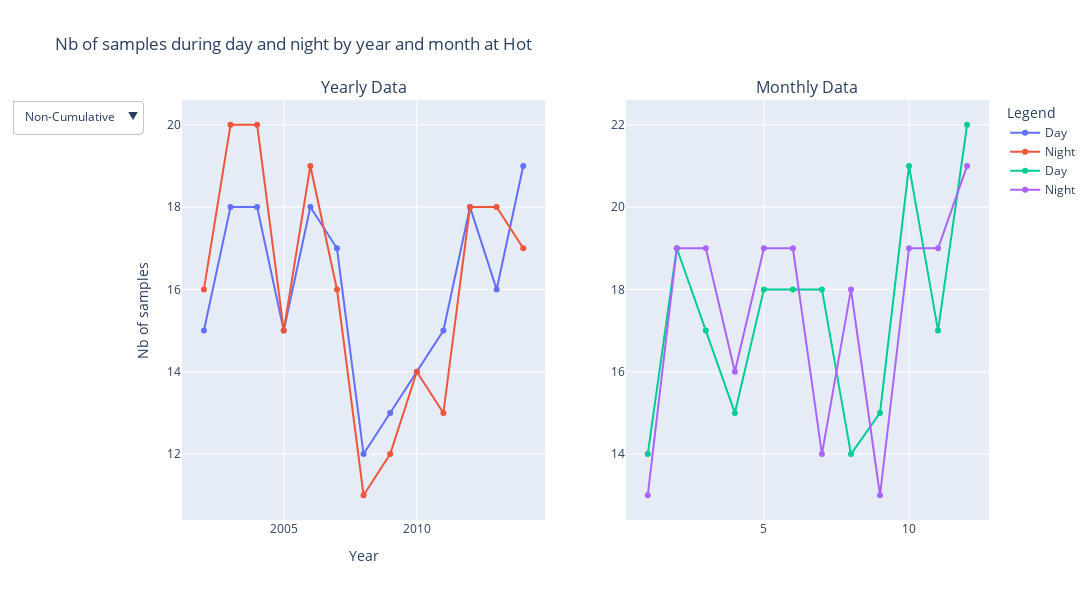

This figure's notebook cell:
### Markdown cell above
## Number of samples

### Code cell
# Calculer les comptes mensuels
day_counts_month = data.groupby("time.month").count().day[:, 0, 0, 0]
night_counts_month = data.groupby("time.month").count().night[:, 0, 0, 0]

day_counts_month_cumsum = day_counts_month.cumsum()
night_counts_month_cumsum = night_counts_month.cumsum()

# Calculer les comptes annuels
day_counts_year = data.groupby("time.year").count().day[:, 0, 0, 0]
night_counts_year = data.groupby("time.year").count().night[:, 0, 0, 0]

day_counts_year_cumsum = day_counts_year.cumsum()
night_counts_year_cumsum = night_counts_year.cumsum()

# Créer la figure avec des subplots
fig = make_subplots(rows=1, cols=2, subplot_titles=("Yearly Data", "Monthly Data"))

# Ajouter les traces pour les données annuelles
fig.add_trace(go.Scatter(x=day_counts_year["year"], y=day_counts_year, mode="lines+markers", name="Day"), row=1, col=1)
fig.add_trace(
    go.Scatter(x=night_counts_year["year"], y=night_counts_year, mode="lines+markers", name="Night"), row=1, col=1
)
fig.add_trace(
    go.Scatter(
        x=day_counts_year_cumsum["year"],
        y=day_counts_year_cumsum,
        mode="lines+markers",
        name="Day Cumulative",
        visible=False,
    ),
    row=1,
    col=1,
)
fig.add_trace(
    go.Scatter(
        x=night_counts_year_cumsum["year"],
        y=night_counts_year_cumsum,
        mode="lines+markers",
        name="Night Cumulative",
        visible=False,
    ),
    row=1,
    col=1,
)

# Ajouter les traces pour les données mensuelles
fig.add_trace(
    go.Scatter(x=day_counts_month["month"], y=day_counts_month, mode="lines+markers", name="Day"), row=1, col=2
)
fig.add_trace(
    go.Scatter(x=night_counts_month["month"], y=night_counts_month, mode="lines+markers", name="Night"), row=1, col=2
)
fig.add_trace(
    go.Scatter(
        x=day_counts_month_cumsum["month"],
        y=day_counts_month_cumsum,
        mode="lines+markers",
        name="Day Cumulative",
        visible=False,
    ),
    row=1,
    col=2,
)
fig.add_trace(
    go.Scatter(
        x=night_counts_month_cumsum["month"],
        y=night_counts_month_cumsum,
        mode="lines+markers",
        name="Night Cumulative",
        visible=False,
    ),
    row=1,
    col=2,
)

# Mettre à jour la mise en page avec le menu déroulant
fig.update_layout(
    title=f"Nb of samples during day and night by year and month at {station}",
    xaxis_title="Year",
    yaxis_title="Nb of samples",
    legend_title="Legend",
    xaxis={"showgrid": True},
    yaxis={"showgrid": True},
    updatemenus=[
        {
            "buttons": [
                {
                    "args": [{"visible": [True, True, False, False, True, True, False, False]}],
                    "label": "Non-Cumulative",
                    "method": "update",
                },
                {
                    "args": [{"visible": [False, False, True, True, False, False, True, True]}],
                    "label": "Cumulative",
                    "method": "update",
                },
            ],
            "direction": "down",
            "showactive": True,
        }
    ],
)
# wider layout
fig.update_layout(width=1100, height=600)
fig.show()

### Figure 1 — Plotly figure (JSON) as saved in the notebook; plotly's stock layout.template omitted (floating-point values rounded to 4 significant figures)
{"data": [{"mode": "lines+markers", "name": "Day", "type": "scatter", "x": [2002, 2003, 2004, 2005, 2006, 2007, 2008, 2009, 2010, 2011, 2012, 2013, 2014], "xaxis": "x", "y": [15, 18, 18, 15, 18, 17, 12, 13, 14, 15, 18, 16, 19], "yaxis": "y"}, {"mode": "lines+markers", "name": "Night", "type": "scatter", "x": [2002, 2003, 2004, 2005, 2006, 2007, 2008, 2009, 2010, 2011, 2012, 2013, 2014], "xaxis": "x", "y": [16, 20, 20, 15, 19, 16, 11, 12, 14, 13, 18, 18, 17], "yaxis": "y"}, {"mode": "lines+markers", "name": "Day Cumulative", "type": "scatter", "visible": false, "x": [2002, 2003, 2004, 2005, 2006, 2007, 2008, 2009, 2010, 2011, 2012, 2013, 2014], "xaxis": "x", "y": [15, 33, 51, 66, 84, 101, 113, 126, 140, 155, 173, 189, 208], "yaxis": "y"}, {"mode": "lines+markers", "name": "Night Cumulative", "type": "scatter", "visible": false, "x": [2002, 2003, 2004, 2005, 2006, 2007, 2008, 2009, 2010, 2011, 2012, 2013, 2014], "xaxis": "x", "y": [16, 36, 56, 71, 90, 106, 117, 129, 143, 156, 174, 192, 209], "yaxis": "y"}, {"mode": "lines+markers", "name": "Day", "type": "scatter", "x": [1, 2, 3, 4, 5, 6, 7, 8, 9, 10, 11, 12], "xaxis": "x2", "y": [14, 19, 17, 15, 18, 18, 18, 14, 15, 21, 17, 22], "yaxis": "y2"}, {"mode": "lines+markers", "name": "Night", "type": "scatter", "x": [1, 2, 3, 4, 5, 6, 7, 8, 9, 10, 11, 12], "xaxis": "x2", "y": [13, 19, 19, 16, 19, 19, 14, 18, 13, 19, 19, 21], "yaxis": "y2"}, {"mode": "lines+markers", "name": "Day Cumulative", "type": "scatter", "visible": false, "x": [1, 2, 3, 4, 5, 6, 7, 8, 9, 10, 11, 12], "xaxis": "x2", "y": [14, 33, 50, 65, 83, 101, 119, 133, 148, 169, 186, 208], "yaxis": "y2"}, {"mode": "lines+markers", "name": "Night Cumulative", "type": "scatter", "visible": false, "x": [1, 2, 3, 4, 5, 6, 7, 8, 9, 10, 11, 12], "xaxis": "x2", "y": [13, 32, 51, 67, 86, 105, 119, 137, 150, 169, 188, 209], "yaxis": "y2"}], "layout": {"annotations": [{"font": {"size": 16}, "showarrow": false, "text": "Yearly Data", "x": 0.225, "xanchor": "center", "xref": "paper", "y": 1, "yanchor": "bottom", "yref": "paper"}, {"font": {"size": 16}, "showarrow": false, "text": "Monthly Data", "x": 0.775, "xanchor": "center", "xref": "paper", "y": 1, "yanchor": "bottom", "yref": "paper"}], "height": 600, "legend": {"title": {"text": "Legend"}}, "title": {"text": "Nb of samples during day and night by year and month at Hot"}, "updatemenus": [{"buttons": [{"args": [{"visible": [true, true, false, false, true, true, false, false]}], "label": "Non-Cumulative", "method": "update"}, {"args": [{"visible": [false, false, true, true, false, false, true, true]}], "label": "Cumulative", "method": "update"}], "direction": "down", "showactive": true}], "width": 1100, "xaxis": {"anchor": "y", "domain": [0, 0.45], "showgrid": true, "title": {"text": "Year"}}, "xaxis2": {"anchor": "y2", "domain": [0.55, 1]}, "yaxis": {"anchor": "x", "domain": [0, 1], "showgrid": true, "title": {"text": "Nb of samples"}}, "yaxis2": {"anchor": "x2", "domain": [0, 1]}}}
